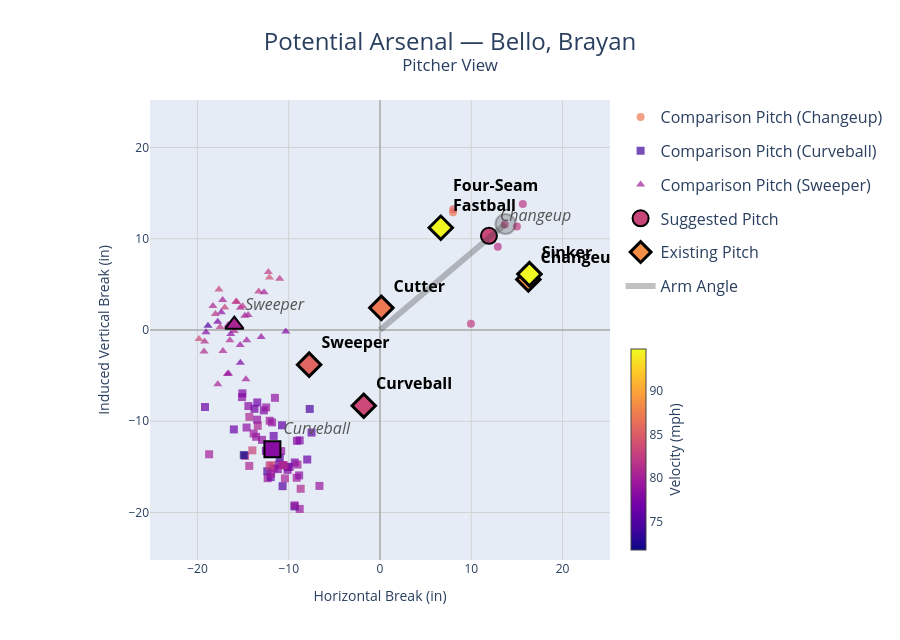

The notebook cell this image was saved under:
### Code cell
plot_pitch_clusters(b_bello)

### Figure 1 — Plotly figure (JSON) as saved in the notebook; plotly's stock layout.template omitted (floating-point values rounded to 4 significant figures; data arrays with more than 128 entries replaced by an {"elided": "..."} marker saying what was removed)
{"data": [{"customdata": [["Santana, Ervin", "Changeup", 0], ["France, J.P.", "Changeup", 1], ["Zeuch, T.J.", "Changeup", 2], ["Soroka, Michael", "Changeup", 3], ["Morris, Cody", "Changeup", 4], ["Bibee, Tanner", "Changeup", 5], ["Ribalta, Orlando", "Changeup", 6], ["Senga, Kodai", "Other", 65]], "hovertemplate": "<b>%{customdata[0]}</b><br>Pitch: %{customdata[1]}<extra></extra>", "marker": {"cmax": 94.86, "cmin": 71.75, "color": [87.18, 82.35, 81.7, 82.03, 81.9, 82.48, 85.45, 82.51], "colorbar": {"len": 0.48, "thickness": 15, "title": {"side": "right", "text": "Velocity (mph)"}, "x": 1.02, "y": 0, "yanchor": "bottom"}, "colorscale": [[0, "#0d0887"], [0.1111, "#46039f"], [0.2222, "#7201a8"], [0.3333, "#9c179e"], [0.4444, "#bd3786"], [0.5556, "#d8576b"], [0.6667, "#ed7953"], [0.7778, "#fb9f3a"], [0.8889, "#fdca26"], [1, "#f0f921"]], "opacity": 0.7, "showscale": true, "size": 8, "symbol": "circle"}, "mode": "markers", "name": "Comparison Pitch (Changeup)", "type": "scatter", "x": [7.999, 15.0, 12.91, 15.65, 12.28, 13.66, 8.026, 9.962], "y": [12.91, 11.34, 9.131, 13.8, 9.962, 11.55, 13.23, 0.6744]}, {"customdata": {"elided": "63x3 mixed values"}, "hovertemplate": "<b>%{customdata[0]}</b><br>Pitch: %{customdata[1]}<extra></extra>", "marker": {"cmax": 94.86, "cmin": 71.75, "color": [73.98, 74.86, 76.86, 72.24, 81.0, 76.59, 78.21, 75.94, 79.56, 71.75, 80.69, 78.87, 79.54, 78.18, 78.64, 79.42, 80.79, 79.05, 80.93, 76.69, 76.78, 80.32, 74.21, 78.65, 79.57, 77.38, 75.2, 78.41, 78.44, 79.64, 75.3, 76.49, 77.64, 84.96, 79.11, 78.26, 78.98, 76.88, 83.03, 75.47, 77.92, 79.2, 79.85, 75.88, 79.4, 79.04, 78.84, 81.72, 78.47, 75.05, 79.97, 80.66, 76.7, 76.82, 79.64, 79.89, 80.13, 76.25, 76.38, 80.7, 79.01, 82.7, 77.73], "colorscale": [[0, "#0d0887"], [0.1111, "#46039f"], [0.2222, "#7201a8"], [0.3333, "#9c179e"], [0.4444, "#bd3786"], [0.5556, "#d8576b"], [0.6667, "#ed7953"], [0.7778, "#fb9f3a"], [0.8889, "#fdca26"], [1, "#f0f921"]], "opacity": 0.7, "showscale": false, "size": 8, "symbol": "square"}, "mode": "markers", "name": "Comparison Pitch (Curveball)", "type": "scatter", "x": [-11.53, -7.699, -13.45, -10.1, -14.79, -7.973, -9.902, -10.74, -12.09, -14.92, -14.32, -12.93, -12.31, -9.102, -14.62, -8.799, -14.32, -11.51, -8.691, -13.75, -16.01, -10.42, -9.361, -11.19, -13.84, -9.34, -12.09, -15.11, -14.42, -9.039, -10.67, -11.11, -12.73, -11.89, -12.47, -10.13, -11.82, -12.5, -13.99, -10.98, -8.804, -13.57, -9.13, -7.5, -6.634, -10.83, -11.59, -10.65, -8.856, -12.35, -18.72, -13.39, -19.17, -11.97, -9.355, -11.93, -10.7, -12.13, -11.65, -10.48, -13.46, -12.1, -15.07], "y": [-12.95, -8.652, -7.939, -15.03, -13.79, -14.19, -15.0, -10.44, -9.942, -13.71, -14.89, -12.04, -16.24, -12.14, -10.68, -19.6, -9.521, -7.432, -17.4, -8.635, -10.89, -16.26, -19.33, -15.24, -11.34, -14.51, -13.46, -7.35, -8.333, -14.74, -17.12, -14.75, -8.808, -14.83, -8.486, -15.33, -10.13, -13.24, -13.19, -13.99, -12.1, -11.7, -16.19, -11.24, -17.09, -13.27, -15.17, -14.81, -15.93, -15.48, -13.62, -10.5, -8.434, -16.12, -19.21, -15.71, -14.79, -12.64, -11.61, -14.83, -9.821, -14.84, -6.938]}, {"customdata": [["Chacín, Jhoulys", "Curveball", 10], ["Bard, Luke", "Curveball", 15], ["Syndergaard, Noah", "Curveball", 16], ["Wilson, Bryse", "Curveball", 45], ["Barraclough, Kyle", "Slider", 75], ["Daniel, Davis", "Slider", 76], ["Rodriguez, Carlos", "Slider", 77], ["Bauer, Trevor", "Sweeper", 78], ["Tepera, Ryan", "Sweeper", 79], ["Adam, Jason", "Sweeper", 80], ["Bassitt, Chris", "Sweeper", 81], ["Devenski, Chris", "Sweeper", 82], ["Eflin, Zach", "Sweeper", 83], ["Almonte, Yency", "Sweeper", 84], ["Trivino III, Lou", "Sweeper", 85], ["Peralta, Freddy", "Sweeper", 86], ["King, Michael", "Sweeper", 87], ["Ortiz, Luis", "Sweeper", 88], ["Ohtani, Shohei", "Sweeper", 89], ["Thornton, Trent", "Sweeper", 90], ["Kolek, Stephen", "Sweeper", 91], ["Shugart, Chase", "Sweeper", 92], ["Javier, Cristian", "Sweeper", 93], ["Nogosek, Stephen", "Sweeper", 94], ["Kranick, Max", "Sweeper", 95], ["Coleman, Dylan", "Sweeper", 96], ["Wesneski, Hayden", "Sweeper", 97], ["Junk, Janson", "Sweeper", 98], ["Zuber, Tyler", "Sweeper", 99], ["Garcia, Luis", "Sweeper", 100], ["Murray, Jayden", "Sweeper", 101], ["Roberts, Ethan", "Sweeper", 102], ["Wantz, Andrew", "Sweeper", 103], ["Cannon, Jonathan", "Sweeper", 104], ["Santa, Alimber", "Sweeper", 105], ["Paredes, Mike", "Sweeper", 106], ["Morales, Luis", "Sweeper", 107], ["Lugo, Seth", "Slurve", 108]], "hovertemplate": "<b>%{customdata[0]}</b><br>Pitch: %{customdata[1]}<extra></extra>", "marker": {"cmax": 94.86, "cmin": 71.75, "color": [79.85, 78.11, 77.79, 79.57, 77.2, 81.98, 80.08, 80.85, 80.32, 77.52, 75.17, 79.11, 79.71, 81.53, 79.37, 81.76, 81.79, 81.58, 82.26, 81.08, 79.92, 81.25, 78.81, 80.29, 82.51, 80.75, 81.97, 80.17, 82.82, 79.51, 81.05, 83.54, 83.78, 81.62, 82.64, 78.94, 81.2, 80.47], "colorscale": [[0, "#0d0887"], [0.1111, "#46039f"], [0.2222, "#7201a8"], [0.3333, "#9c179e"], [0.4444, "#bd3786"], [0.5556, "#d8576b"], [0.6667, "#ed7953"], [0.7778, "#fb9f3a"], [0.8889, "#fdca26"], [1, "#f0f921"]], "opacity": 0.7, "showscale": false, "size": 8, "symbol": "triangle-up"}, "mode": "markers", "name": "Comparison Pitch (Sweeper)", "type": "scatter", "x": [-14.61, -19.06, -10.32, -16.72, -17.78, -13.29, -12.7, -17.21, -14.81, -15.3, -18.85, -13.02, -16.64, -15.31, -16.6, -11.0, -18.03, -15.71, -15.79, -15.97, -14.69, -19.22, -16.35, -17.24, -12.23, -18.31, -17.52, -14.45, -17.65, -15.32, -16.45, -19.83, -12.12, -15.05, -17.0, -17.39, -19.29, -17.77], "y": [-1.117, -0.2575, -0.1748, -4.83, 0.896, 4.224, 4.145, -2.301, 1.567, -3.577, 0.479, -0.767, 0.5423, 2.445, -4.778, 5.609, 1.745, 3.099, 3.103, -0.1182, -5.408, -1.262, -0.442, 3.283, 6.357, 2.616, 0.3169, 1.647, 4.439, -1.656, -1.11, -0.9813, 5.748, 2.602, 2.458, 1.932, -2.351, -5.931]}, {"hovertemplate": "<b>Suggested: Changeup</b><br>HBreak: %{x:.1f} in<br>IVBreak: %{y:.1f} in<extra></extra>", "legendgroup": "centroid", "marker": {"cmax": 94.86, "cmin": 71.75, "color": [83.2], "colorscale": [[0, "#0d0887"], [0.1111, "#46039f"], [0.2222, "#7201a8"], [0.3333, "#9c179e"], [0.4444, "#bd3786"], [0.5556, "#d8576b"], [0.6667, "#ed7953"], [0.7778, "#fb9f3a"], [0.8889, "#fdca26"], [1, "#f0f921"]], "line": {"color": "black", "width": 2}, "showscale": false, "size": 16, "symbol": "circle"}, "mode": "markers+text", "name": "Suggested Pitch", "showlegend": true, "text": ["<i>Changeup</i>"], "textfont": {"color": "#555", "size": 16}, "textposition": ["top right"], "type": "scatter", "x": [11.94], "y": [10.32]}, {"hovertemplate": "<b>Suggested: Curveball</b><br>HBreak: %{x:.1f} in<br>IVBreak: %{y:.1f} in<extra></extra>", "legendgroup": "centroid", "marker": {"cmax": 94.86, "cmin": 71.75, "color": [78.26], "colorscale": [[0, "#0d0887"], [0.1111, "#46039f"], [0.2222, "#7201a8"], [0.3333, "#9c179e"], [0.4444, "#bd3786"], [0.5556, "#d8576b"], [0.6667, "#ed7953"], [0.7778, "#fb9f3a"], [0.8889, "#fdca26"], [1, "#f0f921"]], "line": {"color": "black", "width": 2}, "showscale": false, "size": 16, "symbol": "square"}, "mode": "markers+text", "name": "Suggested Pitch", "showlegend": false, "text": ["<i>Curveball</i>"], "textfont": {"color": "#555", "size": 16}, "textposition": ["top right"], "type": "scatter", "x": [-11.79], "y": [-13.07]}, {"hovertemplate": "<b>Suggested: Sweeper</b><br>HBreak: %{x:.1f} in<br>IVBreak: %{y:.1f} in<extra></extra>", "legendgroup": "centroid", "marker": {"cmax": 94.86, "cmin": 71.75, "color": [80.47], "colorscale": [[0, "#0d0887"], [0.1111, "#46039f"], [0.2222, "#7201a8"], [0.3333, "#9c179e"], [0.4444, "#bd3786"], [0.5556, "#d8576b"], [0.6667, "#ed7953"], [0.7778, "#fb9f3a"], [0.8889, "#fdca26"], [1, "#f0f921"]], "line": {"color": "black", "width": 2}, "showscale": false, "size": 16, "symbol": "triangle-up"}, "mode": "markers+text", "name": "Suggested Pitch", "showlegend": false, "text": ["<i>Sweeper</i>"], "textfont": {"color": "#555", "size": 16}, "textposition": ["top right"], "type": "scatter", "x": [-15.96], "y": [0.584]}, {"customdata": [["Bello, Brayan", "Changeup"], ["Bello, Brayan", "Curveball"], ["Bello, Brayan", "Cutter"], ["Bello, Brayan", "Four-Seam Fastball"], ["Bello, Brayan", "Sinker"], ["Bello, Brayan", "Sweeper"]], "hovertemplate": "<b>%{customdata[0]}</b><br>Pitch: %{customdata[1]}<extra></extra>", "marker": {"cmax": 94.86, "cmin": 71.75, "color": [88.56, 83.44, 87.17, 94.67, 94.86, 85.71], "colorscale": [[0, "#0d0887"], [0.1111, "#46039f"], [0.2222, "#7201a8"], [0.3333, "#9c179e"], [0.4444, "#bd3786"], [0.5556, "#d8576b"], [0.6667, "#ed7953"], [0.7778, "#fb9f3a"], [0.8889, "#fdca26"], [1, "#f0f921"]], "line": {"color": "black", "width": 3}, "showscale": false, "size": 18, "symbol": "diamond"}, "mode": "markers+text", "name": "Existing Pitch", "text": ["<b>Changeup</b>", "<b>Curveball</b>", "<b>Cutter</b>", "<b>Four-Seam<br>Fastball</b>", "<b>Sinker</b>", "<b>Sweeper</b>"], "textfont": {"color": "black", "size": 16}, "textposition": ["top right", "top right", "top right", "top right", "top right", "top right"], "type": "scatter", "x": [16.25, -1.779, 0.1467, 6.659, 16.37, -7.765], "y": [5.545, -8.297, 2.43, 11.2, 6.123, -3.8]}, {"hovertemplate": "Arm Angle: 40.2°<extra></extra>", "line": {"color": "rgba(50,50,50,0.30)", "width": 6}, "mode": "lines", "name": "Arm Angle", "type": "scatter", "x": [0, 13.75], "y": [0, 11.62]}, {"hovertemplate": "Arm Angle: 40.2°<extra></extra>", "legendgroup": "Arm Angle", "marker": {"color": "rgba(80,80,80,0.30)", "line": {"color": "rgba(50,50,50,0.35)", "width": 2}, "size": 20}, "mode": "markers", "showlegend": false, "type": "scatter", "x": [13.75], "y": [11.62]}], "layout": {"dragmode": "select", "height": 640, "legend": {"font": {"size": 16}, "x": 1.02, "xanchor": "left", "y": 1}, "margin": {"r": 200}, "title": {"font": {"size": 24}, "text": "Potential Arsenal — Bello, Brayan<br><sup>Pitcher View</sup>", "x": 0.5, "xanchor": "center"}, "xaxis": {"constrain": "domain", "constraintoward": "right", "gridcolor": "lightgrey", "gridwidth": 1, "range": [-25.2, 25.2], "showgrid": true, "title": {"text": "Horizontal Break (in)"}, "zeroline": true, "zerolinecolor": "darkgrey", "zerolinewidth": 1.5}, "yaxis": {"constrain": "domain", "gridcolor": "lightgrey", "gridwidth": 1, "range": [-25.2, 25.2], "scaleanchor": "x", "scaleratio": 1, "showgrid": true, "title": {"text": "Induced Vertical Break (in)"}, "zeroline": true, "zerolinecolor": "darkgrey", "zerolinewidth": 1.5}}}
